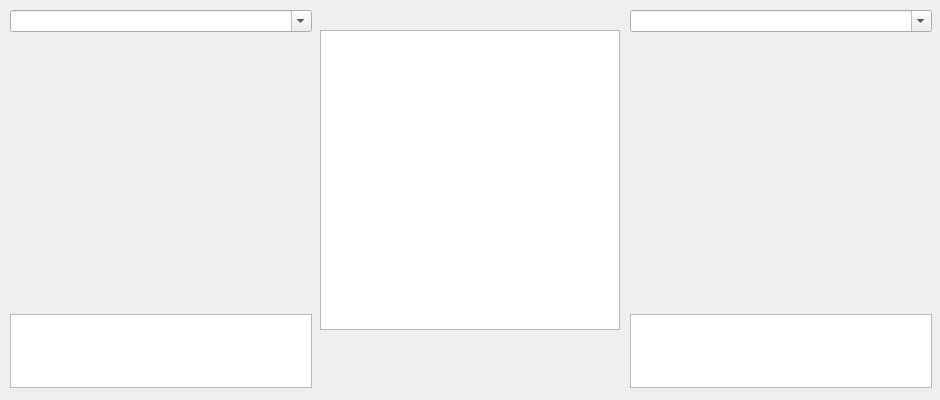
<?xml version="1.0" encoding="UTF-8"?>
<ui version="4.0">
 <class>compare</class>
 <widget class="QDialog" name="compare">
  <property name="enabled">
   <bool>true</bool>
  </property>
  <property name="geometry">
   <rect>
    <x>0</x>
    <y>0</y>
    <width>940</width>
    <height>400</height>
   </rect>
  </property>
  <property name="minimumSize">
   <size>
    <width>940</width>
    <height>400</height>
   </size>
  </property>
  <property name="maximumSize">
   <size>
    <width>940</width>
    <height>400</height>
   </size>
  </property>
  <property name="windowTitle">
   <string>Compare</string>
  </property>
  <widget class="QWidget" name="verticalLayoutWidget">
   <property name="geometry">
    <rect>
     <x>10</x>
     <y>10</y>
     <width>302</width>
     <height>378</height>
    </rect>
   </property>
   <layout class="QVBoxLayout" name="verticalLayout">
    <item>
     <widget class="QComboBox" name="comboBox">
      <property name="editable">
       <bool>true</bool>
      </property>
     </widget>
    </item>
    <item>
     <widget class="QLabel" name="labelPoke1">
      <property name="minimumSize">
       <size>
        <width>300</width>
        <height>270</height>
       </size>
      </property>
      <property name="maximumSize">
       <size>
        <width>300</width>
        <height>270</height>
       </size>
      </property>
      <property name="text">
       <string/>
      </property>
     </widget>
    </item>
    <item>
     <widget class="QListWidget" name="listWidget"/>
    </item>
   </layout>
  </widget>
  <widget class="QWidget" name="verticalLayoutWidget_2">
   <property name="geometry">
    <rect>
     <x>630</x>
     <y>10</y>
     <width>302</width>
     <height>378</height>
    </rect>
   </property>
   <layout class="QVBoxLayout" name="verticalLayout_2">
    <item>
     <widget class="QComboBox" name="comboBox_2">
      <property name="editable">
       <bool>true</bool>
      </property>
     </widget>
    </item>
    <item>
     <widget class="QLabel" name="labelPoke2">
      <property name="minimumSize">
       <size>
        <width>300</width>
        <height>270</height>
       </size>
      </property>
      <property name="maximumSize">
       <size>
        <width>300</width>
        <height>270</height>
       </size>
      </property>
      <property name="text">
       <string/>
      </property>
     </widget>
    </item>
    <item>
     <widget class="QListWidget" name="listWidget_2"/>
    </item>
   </layout>
  </widget>
  <widget class="QChartView" name="Grafo">
   <property name="geometry">
    <rect>
     <x>320</x>
     <y>30</y>
     <width>300</width>
     <height>300</height>
    </rect>
   </property>
   <property name="minimumSize">
    <size>
     <width>300</width>
     <height>300</height>
    </size>
   </property>
   <property name="maximumSize">
    <size>
     <width>200</width>
     <height>200</height>
    </size>
   </property>
  </widget>
 </widget>
 <customwidgets>
  <customwidget>
   <class>QChartView</class>
   <extends>QGraphicsView</extends>
   <header>QtCharts.h</header>
  </customwidget>
 </customwidgets>
 <resources/>
 <connections/>
</ui>
